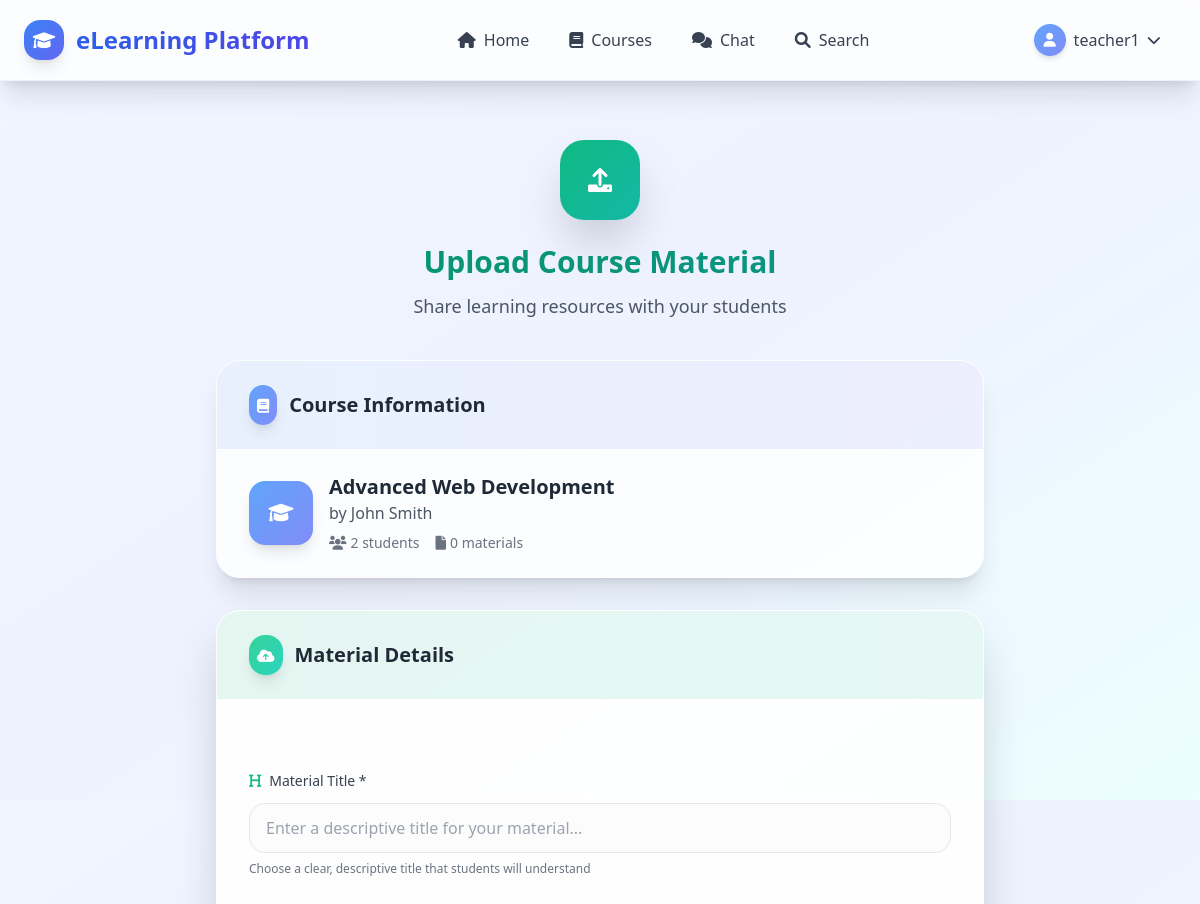
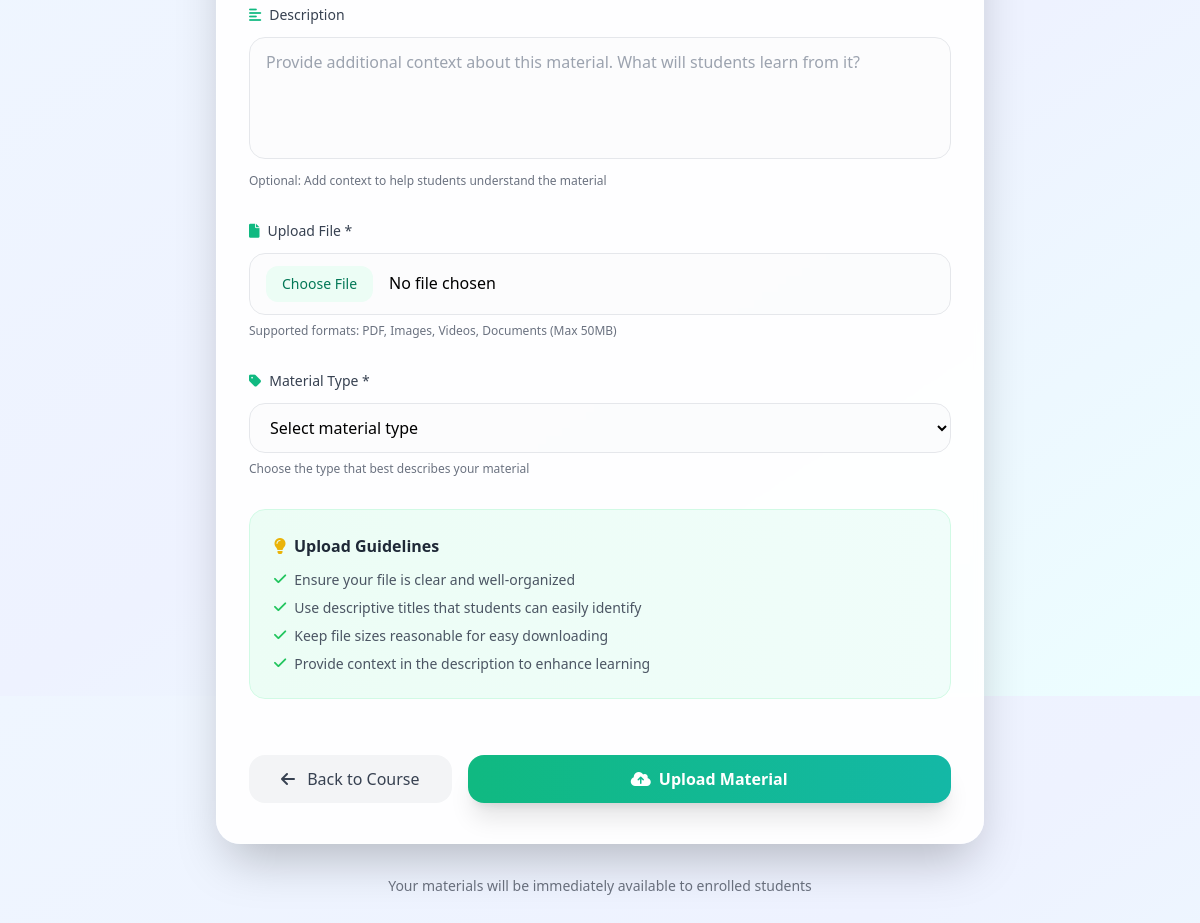
The app's page /courses/2/upload-material/ (signed in) with its own data (2 pictures, top to bottom).
### users/models.py (models this page shows, shortened)
class User(AbstractUser):
    USER_TYPE_CHOICES = (
        ('student', 'Student'),
        ('teacher', 'Teacher'),
    )
    user_type = models.CharField(max_length=10, choices=USER_TYPE_CHOICES, default='student')
    profile_picture = models.ImageField(upload_to='profile_pics/', null=True, blank=True)
    bio = models.TextField(max_length=500, blank=True)
    date_of_birth = models.DateField(null=True, blank=True)
    phone_number = models.CharField(max_length=15, blank=True)
    is_blocked = models.BooleanField(default=False)
    blocked_at = models.DateTimeField(null=True, blank=True)
    blocked_by = models.ForeignKey('self', on_delete=models.SET_NULL, null=True, blank=True, related_name='blocked_users')
    def is_teacher(self):
        return self.user_type == 'teacher'

### courses/models.py (models this page shows, shortened)
class Course(models.Model):
    title = models.CharField(max_length=200)
    description = models.TextField()
    teacher = models.ForeignKey(settings.AUTH_USER_MODEL, on_delete=models.CASCADE, related_name='taught_courses')
    students = models.ManyToManyField(settings.AUTH_USER_MODEL, through='Enrollment', related_name='enrolled_courses')
    created_at = models.DateTimeField(auto_now_add=True)
    updated_at = models.DateTimeField(auto_now=True)
    is_active = models.BooleanField(default=True)
    def get_student_count(self):
        return self.students.count()

### courses/views.py (the view)
# urls.py: path('<int:course_id>/upload-material/', views.upload_material, name='upload_material'),
@login_required
def upload_material(request, course_id):
    course = get_object_or_404(Course, id=course_id)
    if not request.user.is_teacher() or course.teacher != request.user:
        messages.error(request, 'You do not have permission to upload materials for this course.')
        return redirect('course_detail', course_id=course.id)
    if request.method == 'POST':
        form = CourseMaterialForm(request.POST, request.FILES)
        if form.is_valid():
            material = form.save(commit=False)
            material.course = course
            material.save()
            messages.success(request, 'Material uploaded successfully!')
            return redirect('course_detail', course_id=course.id)
    else:
        form = CourseMaterialForm()
    context = {
        'form': form,
        'course': course,
    }
    return render(request, 'courses/upload_material.html', context)

### courses/forms.py
class CourseMaterialForm(forms.ModelForm):
    class Meta:
        model = CourseMaterial
        fields = ['title', 'description', 'file', 'material_type']

### users/context_processors.py (called while the page is built)
def notification_count(request):
    if request.user.is_authenticated:
        unread_count = request.user.notifications.filter(is_read=False).count()
        return {'unread_notifications_count': unread_count}
    return {'unread_notifications_count': 0}

### templates/courses/upload_material.html (shortened to what this page needs)
{% extends 'base.html' %}
{% block content %}
<div class="min-h-screen py-12 px-4 sm:px-6 lg:px-8">
  <div class="max-w-3xl mx-auto">
    <div class="text-center mb-10">
      <div class="w-20 h-20 bg-gradient-to-br from-emerald-500 to-teal-500 rounded-3xl mx-auto mb-6 flex items-center justify-center shadow-2xl">
        <i class="fas fa-upload text-white text-2xl"></i>
      </div>
      <h2 class="text-3xl font-bold bg-gradient-to-r from-emerald-600 to-teal-600 bg-clip-text text-transparent">
      </h2>
      <p class="text-gray-600 mt-3 text-lg">Share learning resources with your students</p>
    </div>
    <div class="bg-white/80 backdrop-blur-sm rounded-3xl shadow-xl border border-white/20 overflow-hidden mb-8">
      <div class="bg-gradient-to-r from-blue-500/10 to-indigo-500/10 px-8 py-6">
        <div class="flex items-center space-x-3">
          <div class="p-2 bg-gradient-to-br from-blue-400 to-indigo-400 rounded-2xl shadow-lg">
            <i class="fas fa-book text-white text-sm"></i>
          </div>
          <h3 class="text-xl font-bold text-gray-800">Course Information</h3>
        </div>
      </div>
      <div class="px-8 py-6">
        <div class="flex items-center space-x-4">
          <div class="w-16 h-16 bg-gradient-to-br from-blue-400 to-indigo-400 rounded-2xl flex items-center justify-center shadow-lg">
            <i class="fas fa-graduation-cap text-white text-xl"></i>
          </div>
          <div>
            <h4 class="text-xl font-bold text-gray-800">{{ course.title }}</h4>
            <p class="text-gray-600">by {{ course.teacher.get_full_name|default:course.teacher.username }}</p>
            <div class="flex items-center space-x-4 mt-2 text-sm text-gray-500">
              <span class="flex items-center">
                <i class="fas fa-users mr-1"></i>
                {{ course.get_student_count }} students
              </span>
              <span class="flex items-center">
                <i class="fas fa-file mr-1"></i>
                {{ course.materials.count }} materials
              </span>
            </div>
          </div>
        </div>
      </div>
    </div>
    <div class="bg-white/90 backdrop-blur-sm rounded-3xl shadow-2xl border border-white/20 overflow-hidden">
      <div class="bg-gradient-to-r from-emerald-500/10 to-teal-500/10 px-8 py-6">
        <div class="flex items-center space-x-3">
          <div class="p-2 bg-gradient-to-br from-emerald-400 to-teal-400 rounded-2xl shadow-lg">
            <i class="fas fa-cloud-upload-alt text-white text-sm"></i>
          </div>
          <h3 class="text-xl font-bold text-gray-800">Material Details</h3>
        </div>
      </div>
      <div class="px-8 py-10">
        <form method="post" enctype="multipart/form-data" class="space-y-8">
          <div class="group">
            <label for="id_title" class="block text-sm font-medium text-gray-700 mb-3">
              <i class="fas fa-heading mr-2 text-emerald-500"></i>Material Title *
            </label>
            <input
              type="text"
              name="title"
              class="w-full px-4 py-3 bg-gray-50/50 border border-gray-200 rounded-2xl focus:outline-none focus:ring-2 focus:ring-emerald-500 focus:border-transparent focus:bg-white transition-all duration-300 group-hover:border-emerald-300"
              id="id_title"
              placeholder="Enter a descriptive title for your material..."
              required
            />
            <p class="text-xs text-gray-500 mt-2">Choose a clear, descriptive title that students will understand</p>
          </div>
          <div class="group">
            <label for="id_description" class="block text-sm font-medium text-gray-700 mb-3">
              <i class="fas fa-align-left mr-2 text-emerald-500"></i>Description
            </label>
            <textarea
              name="description"
              rows="4"
              class="w-full px-4 py-3 bg-gray-50/50 border border-gray-200 rounded-2xl focus:outline-none focus:ring-2 focus:ring-emerald-500 focus:border-transparent focus:bg-white transition-all duration-300 group-hover:border-emerald-300 resize-none"
              id="id_description"
              placeholder="Provide additional context about this material. What will students learn from it?"
            ></textarea>
            <p class="text-xs text-gray-500 mt-2">Optional: Add context to help students understand the material</p>
          </div>
          <div class="group">
            <label for="id_file" class="block text-sm font-medium text-gray-700 mb-3">
              <i class="fas fa-file mr-2 text-emerald-500"></i>Upload File *
            </label>
            <div class="relative">
              <input
                type="file"
                name="file"
                class="w-full px-4 py-3 bg-gray-50/50 border border-gray-200 rounded-2xl focus:outline-none focus:ring-2 focus:ring-emerald-500 focus:border-transparent focus:bg-white transition-all duration-300 group-hover:border-emerald-300 file:mr-4 file:py-2 file:px-4 file:rounded-xl file:border-0 file:text-sm file:font-medium file:bg-emerald-50 file:text-emerald-700 hover:file:bg-emerald-100"
                id="id_file"
                required
              />
            </div>
            <p class="text-xs text-gray-500 mt-2">Supported formats: PDF, Images, Videos, Documents (Max 50MB)</p>
          </div>
          <div class="group">
            <label for="id_material_type" class="block text-sm font-medium text-gray-700 mb-3">
              <i class="fas fa-tag mr-2 text-emerald-500"></i>Material Type *
            </label>
            <select
              name="material_type"
              class="w-full px-4 py-3 bg-gray-50/50 border border-gray-200 rounded-2xl focus:outline-none focus:ring-2 focus:ring-emerald-500 focus:border-transparent focus:bg-white transition-all duration-300 group-hover:border-emerald-300"
              id="id_material_type"
              required
            >
              <option value="">Select material type</option>
            </select>
            <p class="text-xs text-gray-500 mt-2">Choose the type that best describes your material</p>
          </div>
          <div class="bg-gradient-to-r from-emerald-50 to-teal-50 rounded-2xl p-6 border border-emerald-100">
            <h4 class="font-semibold text-gray-800 mb-3 flex items-center">
              <i class="fas fa-lightbulb mr-2 text-yellow-500"></i>
              Upload Guidelines
            </h4>
            <ul class="space-y-2 text-sm text-gray-600">
              <li class="flex items-start">
                <i class="fas fa-check text-green-500 mr-2 mt-0.5"></i>
                Ensure your file is clear and well-organized
              </li>
              <li class="flex items-start">
                <i class="fas fa-check text-green-500 mr-2 mt-0.5"></i>
                Use descriptive titles that students can easily identify
              </li>
              <li class="flex items-start">
                <i class="fas fa-check text-green-500 mr-2 mt-0.5"></i>
                Keep file sizes reasonable for easy downloading
              </li>
              <li class="flex items-start">
                <i class="fas fa-check text-green-500 mr-2 mt-0.5"></i>
                Provide context in the description to enhance learning
              </li>
            </ul>
          </div>
          <div class="flex flex-col sm:flex-row gap-4 pt-6">
            <a
              href="{% url 'course_detail' course.id %}"
              class="flex-1 sm:flex-initial px-8 py-3 bg-gray-100 hover:bg-gray-200 text-gray-700 font-medium rounded-2xl transition-all duration-300 text-center"
            >
              <i class="fas fa-arrow-left mr-2"></i>
              Back to Course
            </a>
            <button
              type="submit"
              class="flex-1 bg-gradient-to-r from-emerald-500 to-teal-500 hover:from-emerald-600 hover:to-teal-600 text-white font-bold py-3 px-8 rounded-2xl shadow-xl hover:shadow-2xl transform hover:scale-105 transition-all duration-300 flex items-center justify-center space-x-2"
            >
              <i class="fas fa-cloud-upload-alt"></i>
              <span>Upload Material</span>
            </button>
          </div>
        </form>
      </div>
    </div>
    <div class="text-center mt-8">
      <p class="text-gray-500 text-sm">
        Your materials will be immediately available to enrolled students
      </p>
    </div>
  </div>
</div>
{% endblock %}

### templates/base.html (shortened to what this page needs)
<!DOCTYPE html>
<html lang="en">
  <head>
    <script src="https://cdn.tailwindcss.com"></script>
    <link
      href="https://cdnjs.cloudflare.com/ajax/libs/font-awesome/6.0.0/css/all.min.css"
      rel="stylesheet"
    />
  </head>
  <body class="bg-gradient-to-br from-blue-50 via-indigo-50 to-cyan-50 min-h-screen pt-[60px]">
    <nav class="bg-white/80 backdrop-blur-md shadow-xl border-b border-blue-100/50 fixed w-full top-0" style="z-index: 100;">
      <div class="max-w-7xl mx-auto px-6">
        <div class="flex justify-between h-20">
          <div class="flex items-center">
            <a
              href="{% url 'home' %}"
              class="flex items-center bg-gradient-to-r from-blue-600 to-indigo-600 bg-clip-text text-transparent font-bold text-2xl hover:from-blue-700 hover:to-indigo-700 transition-all duration-300"
            >
              <div class="w-10 h-10 bg-gradient-to-br from-blue-500 to-indigo-500 rounded-2xl flex items-center justify-center mr-3 shadow-lg">
                <i class="fas fa-graduation-cap text-white text-lg"></i>
              </div>
            </a>
          </div>
          <div class="hidden md:flex items-center space-x-2">
            <a
              href="{% url 'home' %}"
              class="px-4 py-2 text-gray-700 hover:text-blue-600 hover:bg-blue-50 rounded-2xl transition-all duration-300 font-medium"
            >
              <i class="fas fa-home mr-2"></i>Home
            </a>
            <a
              href="{% url 'course_list' %}"
              class="px-4 py-2 text-gray-700 hover:text-blue-600 hover:bg-blue-50 rounded-2xl transition-all duration-300 font-medium"
            >
              <i class="fas fa-book mr-2"></i>Courses
            </a>
            <a
              href="{% url 'chat_list' %}"
              class="px-4 py-2 text-gray-700 hover:text-blue-600 hover:bg-blue-50 rounded-2xl transition-all duration-300 font-medium"
            >
              <i class="fas fa-comments mr-2"></i>Chat
            </a>
            {% if user.is_teacher %}
            <a
              href="{% url 'search_users' %}"
              class="px-4 py-2 text-gray-700 hover:text-blue-600 hover:bg-blue-50 rounded-2xl transition-all duration-300 font-medium"
            >
              <i class="fas fa-search mr-2"></i>Search
            </a>
            {% endif %}
          </div>
          <div class="hidden md:flex items-center">
            {% if user.is_authenticated %}
            <div class="relative group">
              <button
                class="flex items-center px-4 py-2 text-gray-700 hover:text-blue-600 hover:bg-blue-50 rounded-2xl focus:outline-none transition-all duration-300 font-medium"
              >
                <div class="w-8 h-8 bg-gradient-to-br from-blue-400 to-indigo-400 rounded-full flex items-center justify-center mr-2 shadow-md">
                  <i class="fas fa-user text-white text-sm"></i>
                </div>
                {{ user.username }}
                <i class="fas fa-chevron-down ml-2 text-sm"></i>
              </button>
            </div>
            {% endif %}
          </div>
        </div>
      </div>
    </nav>
    <main class="max-w-7xl mx-auto  py-8 px-6 sm:px-8 lg:px-10 z-0">
       {% block content %}{% endblock %}
    </main>
  </body>
</html>

### records on screen
User: username "teacher1"
Course: title "Advanced Web Development", teacher.get_full_name "John Smith", get_student_count "2", materials.count "0"
